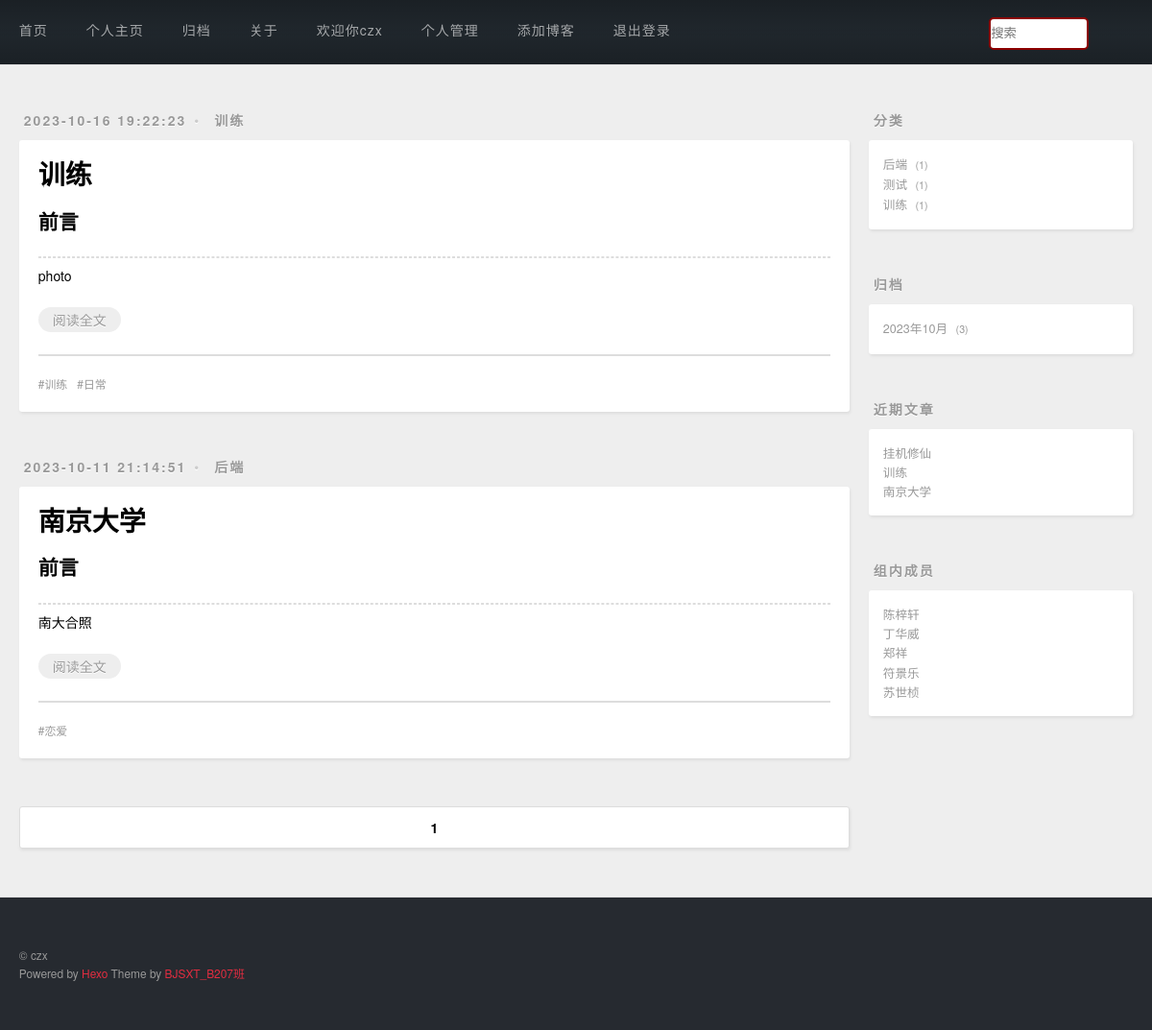
The app's page /post/ (signed in) with its own data.
### post/models.py (models this page shows, shortened)
class Post(models.Model):
    user = models.ForeignKey(User, verbose_name='用户名', default=1,on_delete=models.CASCADE)
    title = models.CharField(max_length=100, unique=True, verbose_name='标题')
    desc = models.CharField(max_length=200, verbose_name='简介')
    content = RichTextField(verbose_name='内容')
    created = models.DateTimeField(auto_now_add=True)
    modified = models.DateTimeField(auto_now=True)
    isdelete = models.BooleanField(default=False, verbose_name='是否删除')
    category = models.ForeignKey(Category, verbose_name='所属类别',default=1, on_delete=models.CASCADE)
    tag = models.ManyToManyField(Tag, verbose_name='所属标签')
    class Meta:
        db_table = 't_post'
        verbose_name_plural = '帖子'

class Category(models.Model):
    cname = models.CharField(max_length=30, unique=True, verbose_name='类别名称')
    class Meta:
        db_table = 't_category'
        verbose_name_plural = '类别'

class Tag(models.Model):
    tname = models.CharField(max_length=20, unique=True, verbose_name='标签名称')
    class Meta:
        db_table = 't_tag'
        verbose_name_plural = '标签'

### post/views.py (the view)
# urls.py: path('', views.IndexView,name = 'my_blog'),
@login_required
def IndexView(request,page_number=1):
    user = request.user
    num = int(page_number)
    postList = Post.objects.filter(user=user).all().order_by('-created')
    page_obj = Paginator(postList,3)
    page_post = page_obj.page(num)
    begin = num - int(math.ceil(10.0/2))
    if begin <1:
        begin =1
    end = begin + 9
    if end > page_obj.num_pages:
        end = page_obj.num_pages
    if end <10:
        begin = 1
    else:
        begin = end -9
    page_list = range(begin,end+1)
    return render(request,'index.html',{'postList':page_post,'page_list':page_list,'currentNum':num})

### post/plus.py (called while the page is built)
def getRightInfo(request):
    r_cate_post = Post.objects.values('category__cname','category').annotate(c=Count('*')).order_by('-c')
    r_recent_post = Post.objects.order_by('-created')[:3]
    cursor = connection.cursor()
    r_file_post = cursor.execute('select created,count("*") count from t_post GROUP by strftime("%Y-%m",created) order by count desc ')
    return {'r_cate_post':r_cate_post,'r_recent_post':r_recent_post,'r_file_post':r_file_post}

def getHeaderInfo(request):
    user = request.user
    return {'user':user}

### post/templates/index.html (shortened to what this page needs)
{% extends 'base.html' %}
{% block main %}
    <div id="main">
        {% for post in postList %}
            <article class="article article-type-post">
            <div class="article-meta">
                <a class="article-date">
                    <time>{{ post.created|date:'Y-m-d H:i:s' }}</time>
                </a>
                <div class="article-category">
                    <a class="article-category-link" href="#" target="_blank">{{ post.category.cname }}</a>
                </div>
            </div>
            <div class="article-inner">
                <header class="article-header">
                    <h1 itemprop="name">
                        <a class="article-title" href="#" >{{ post.title }}</a>
                    </h1>
                </header>
                <div class="article-entry" itemprop="articleBody">
                    <h2>前言</h2>
                    <hr>
                    {{ post.desc }}
                    <p class="article-more-link">
                        <a href="/post/{{ post.id }}" >阅读全文</a>
                    </p>
                </div>
                <footer class="article-footer">
                    <ul class="article-tag-list">
                        {% for tag in post.tag.all %}
                            <li class="article-tag-list-item">
                                <a class="article-tag-list-link" href="#">{{ tag.tname }}</a>
                            </li>
                        {% endfor %}
                    </ul>
                </footer>
            </div>
        </article>
        {% endfor %}
        <nav id="page-nav">
                {% for page in page_list %}
                    {% if currentNum == page %}
                        <span class="page-number current">{{ page }}</span>
                    {% else %}
                        <a class="page-number" href="/post/page/{{ page }}">{{ page }}</a>
                    {% endif %}
                {% endfor %}
        </nav>
    </div>
{% endblock %}

### templates/base.html (shortened to what this page needs)
{% load static %}
<!DOCTYPE html>
<html lang="en">
<head>
    <link rel="stylesheet" type="text/css" href="{% static 'css/style.css' %}">
</head>
<body>
    <div id="container">
                <div id="wrap">
                    {% include 'header.html' %}
                    <div class="outer">
                        {% block main %}
                        {% endblock %}
                        {% include 'right.html' %}
                    </div>
                    {% include 'footer.html' %}
                </div>
    </div>
</body>
</html>

### templates/header.html (shortened to what this page needs)
{% load static %}
<header id="header">
  <div id="banner"></div>
  <div id="header-outer" class="outer">
    <div id="header-inner" class="inner">
      <nav id="main-nav">
          <a class="main-nav-link" href="/">首页</a>
          <a class="main-nav-link" href="/post">个人主页</a>
          <a class="main-nav-link" href="/post/archive/">归档</a>
          <a class="main-nav-link" href="/aboutme" >关于</a>
          <a class="main-nav-link" >欢迎你{{user}}</a>
          <a class="main-nav-link" href="/admin">个人管理</a>
          <a class="main-nav-link" href="/create_post" >添加博客</a>
          <a class="main-nav-link" href="{% url "logout" %}">退出登录</a>
      </nav>
      <div class="d1">
        <form method="get" action="/search/">
          <input  type="text" name="q" placeholder="搜索">
        </form>
      </div>
    </div>
  </div>
</header>

### templates/right.html
<aside id="sidebar">
  <div class="widget-wrap">
    <h3 class="widget-title">分类</h3>
    <div class="widget">
      <ul class="category-list">
        {% for rc in r_cate_post %}
            <li class="category-list-item">
              <a class="category-list-link" href="/post/category/{{ rc.category }}">{{ rc.category__cname }}</a>
              <span class="category-list-count">{{ rc.c }}</span>
            </li>
        {% endfor %}
      </ul>
      </div>
  </div>
  <div class="widget-wrap">
    <h3 class="widget-title">归档</h3>
    <div class="widget">
      <ul class="archive-list">
        {% for rf in r_file_post %}
            <li class="archive-list-item">
              <a class="archive-list-link" href="/post/archive/{{ rf.0|date:'Y' }}/{{ rf.0|date:'m' }}">{{ rf.0|date:'Y' }}年{{ rf.0|date:'m' }}月</a>
              <span class="archive-list-count">{{ rf.1 }}</span>
            </li>
        {% endfor %}
      </ul>
    </div>
  </div>
  <div class="widget-wrap">
    <h3 class="widget-title">近期文章</h3>
    <div class="widget">
      <ul>
        {% for rr in r_recent_post %}
            <li>
                <a href="/post/{{ rr.id }}" target="_blank">{{ rr.title|truncatechars:'10' }}</a>
            </li>
        {% endfor %}
      </ul>
    </div>
  </div>
  <div class="widget-wrap">
    <h3 class="widget-title">组内成员</h3>
    <div class="widget">
      <ul>
          <li>
            <a href="http://www.bjsxt.com/" target="_blank">陈梓轩</a>
          </li>
          <li>
            <a href="http://www.sxt.cn/" target="_blank">丁华威</a>
          </li>
          <li>
            <a href="http://www.bjsxt.com/" target="_blank">郑祥</a>
          </li>
          <li>
            <a href="http://www.bjsxt.com/" target="_blank">符景乐</a>
          </li>
          <li>
            <a href="http://www.bjsxt.com/" target="_blank">苏世桢</a>
          </li>
      </ul>
    </div>
  </div>
</aside>

### templates/footer.html
<footer id="footer">
  <div class="outer">
    <div id="footer-info" class="inner">
      © czx<br>
      Powered by <a href="http://hello123.pythonanywhere.com/#" target="_blank">Hexo</a>
      Theme by <a href="http://hello123.pythonanywhere.com/#" target="_blank">BJSXT_B207班</a>
    </div>
  </div>
</footer>

### templates/base.html (style rules this page uses)
form { position: relative; width: 150px; margin: 0 auto; }
.d1 { float: right; line-height: 67px; }
.d1 input { width: 100px; height: 30px; border: 2px solid darkred; border-radius: 5px; outline: none; background: white; color: #1e242a; }

### records on screen
Post: created "2023-10-16 19:22:23", category.cname "训练", title "训练", desc "photo"
Tag: tname "训练"
Tag: tname "日常"
Post: created "2023-10-11 21:14:51", category.cname "后端", title "南京大学", desc "南大合照"
Tag: tname "恋爱"
Post: title "挂机修仙"

### other values on screen
{{ user }} "czx"
{{ page }} "1"
{{ rc.category__cname }} "后端" "测试" "训练"
{{ rc.c }} "1" "1" "1"
{{ rf.0|date:'Y' }} "2023"
{{ rf.0|date:'m' }} "10"
{{ rf.1 }} "3"
